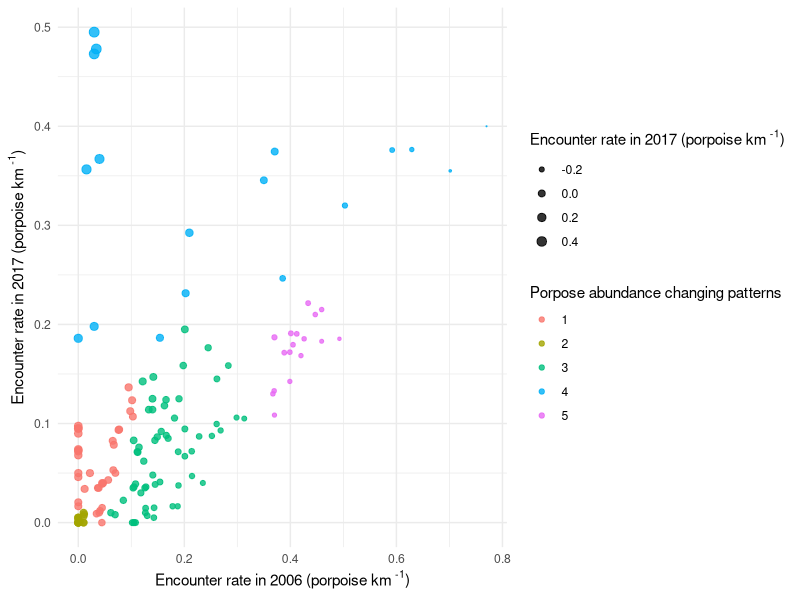
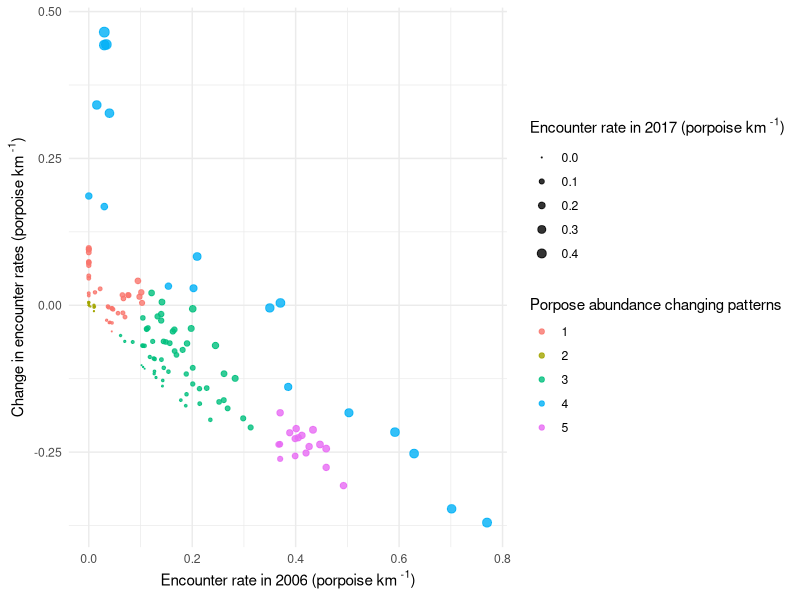
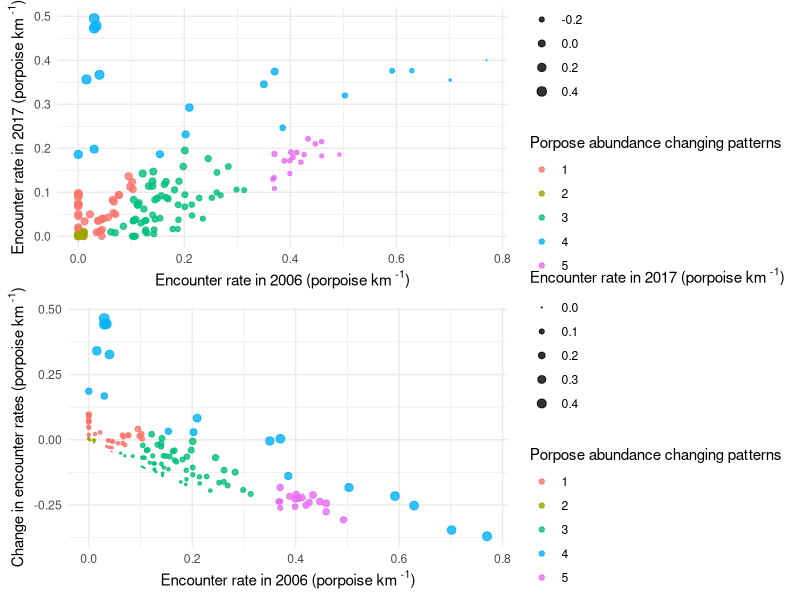

The R script that drew these images, in order:
## ---- chunk 1
library(tidyverse)
library(mclust)
library(nnet)
library(broom)
library(gridExtra)
## ---- chunk 2
seg_wise_abund_df <- read.csv(file="../../data/analysis_outputs/animal_distribution/segment_wise_porpoise_abundance.csv")
head(seg_wise_abund_df, 5)
## ---- chunk 3
group_levels <- seg_wise_abund_df$groups[1:150]
abund_df <- seg_wise_abund_df %>%
    dplyr::select(groups, year, segment_mean, reserve, reserve_without_nj) %>%
    dplyr::mutate(groups = factor(groups, levels=group_levels)) %>%
    dplyr::mutate(group_levels = as.numeric(groups)) %>%
    tidyr::pivot_wider(., names_from = year, values_from = segment_mean) %>%
    dplyr::rename(abund_06 = "2006", abund_17 = "2017") %>%
    dplyr::mutate(abund_change = abund_17 - abund_06) %>%
    dplyr::filter(group_levels <= 145) |> 
    dplyr::select(groups, group_levels, abund_06, abund_17, abund_change, reserve, reserve_without_nj)
head(abund_df, 5)
## ---- chunk 4
seg_wise_floodplain_df <-
    read.csv(file="../../data/analysis_outputs/trend_analysis/floodplain_area_regression_results.csv")

group_lvls <- seg_wise_floodplain_df$groups
floodplain_df <- seg_wise_floodplain_df %>%
    mutate(groups = factor(groups, levels=group_lvls)) %>%
    mutate(group_levels = as.numeric(groups)) %>%
    mutate(flp_area_trend = case_when((p_value < 0.05 & slope < 0) ~ "decreased",
                                TRUE ~ "stable")) %>%
    mutate(flp_area_trend = factor(flp_area_trend, 
                                    levels = c("decreased", "stable"))) |> 
    dplyr::select(groups, group_levels, flp_area_trend)

head(floodplain_df, 5)
## ---- chunk 5
seg_wise_cropland_df <- read.csv(file="../../data/analysis_outputs/trend_analysis/cropland_perc_regression_results.csv")

cropland_df <- seg_wise_cropland_df %>%
    mutate(groups = factor(groups, levels=group_lvls)) %>%
    mutate(group_levels = as.numeric(groups)) %>%
    mutate(crop_perc_trend = case_when((p_value < 0.05 & slope > 0) ~ "increased",
                             TRUE ~ "stable")) %>% 
    mutate(crop_perc_trend = factor(crop_perc_trend, 
                                    levels = c("increased", "stable"))) |> 
    dplyr::select(groups, group_levels, crop_perc_trend)
head(cropland_df, 5)
## ---- chunk 6
seg_wise_urban_df <- read.csv(file="../../data/analysis_outputs/trend_analysis/urban_cluster_results.csv")

urban_df <- seg_wise_urban_df %>%
    mutate(groups = factor(groups, levels=group_lvls)) %>%
    mutate(group_levels = as.numeric(groups)) %>%
    filter(group_levels <= 145) %>%
    droplevels() %>%
    mutate(urban_levels = case_when(
       development_levels=="less-developed" ~ "Less developed",
       development_levels=="fast-developing" ~ "Fast developing",
       TRUE ~ "Developed")) %>%
    mutate(urban_levels = factor(urban_levels, 
       levels = c("Developed", "Fast developing", "Less developed"))) |> 
    dplyr::select(groups, group_levels, urban_levels)
head(urban_df, 5)
## ---- chunk 7
df <- abund_df |> 
    left_join(floodplain_df, by=c("groups", "group_levels")) |> 
    left_join(cropland_df, by=c("groups", "group_levels")) |> 
    left_join(urban_df, by=c("groups", "group_levels"))
df
## ---- chunk 8
data_scaled <- scale(df[, c("abund_06", "abund_17", "abund_change")])
## ---- chunk 9
numComponents <- 1:5
covarianceModels <- c("EII", "EEI", "VII", "VEE", "EVI", "EEE", "EVE", "EVV", "VVV")

# Initialize a data frame to store BIC values for each model
bic_values <- matrix(nrow = length(numComponents), ncol = length(covarianceModels), dimnames = list(numComponents, covarianceModels))

# Loop through each type of covariance model
for(model in covarianceModels) {
    # Fit the GMM for each covariance type across a range of components
    fit <- Mclust(data_scaled, G = numComponents, modelNames = model)
    print(model)
    print(fit$BIC)
}
## ---- chunk 10
gmm_result <- Mclust(data_scaled, G=5, modelNames = "VII")
print(gmm_result$BIC)
summary(gmm_result)
df$gmm_cluster <- as.factor(gmm_result$classification)
## ---- chunk 11
pattern_plot1 <- ggplot(
  df, aes(x = abund_06, y = abund_17, size = abund_change, color = gmm_cluster)
  ) +
  geom_point(alpha = 0.8) +  
  scale_size_continuous(range = c(0.1, 3)) +
  labs(x = expression(paste("Encounter rate in 2006 ", "(", "porpoise km"^" -1", ")")),
       y = expression(paste("Encounter rate in 2017 ", "(", "porpoise km"^" -1", ")")),
       size = expression(paste("Encounter rate in 2017 ", "(", "porpoise km"^" -1", ")")),
       color = "Porpose abundance changing patterns") +
  # ggtitle("Scatter Plot of Porpoise Abundance by Cluster") +
  theme_minimal()
pattern_plot1
## ---- chunk 12
pattern_plot2 <- ggplot(
  df, aes(x = abund_06, y = abund_change, size = abund_17, color = gmm_cluster)
  ) +
  geom_point(alpha = 0.8) +  
  scale_size_continuous(range = c(0.1, 3)) +
  labs(x = expression(paste("Encounter rate in 2006 ", "(", "porpoise km"^" -1", ")")),
       y = expression(paste("Change in encounter rates ", "(", "porpoise km"^" -1", ")")),
       size = expression(paste("Encounter rate in 2017 ", "(", "porpoise km"^" -1", ")")),
       color = "Porpose abundance changing patterns") +
  # ggtitle("Scatter Plot of Porpoise Abundance by Cluster") +
  theme_minimal()
pattern_plot2
## ---- chunk 13
combined_plot <- grid.arrange(pattern_plot1, pattern_plot2, ncol = 1) 
# combined_plot
## ---- chunk 14
ggsave("combined_plots_abundance_clustesrs.png", combined_plot, width = 8, height = 8)
## ---- chunk 15
df$gmm_cluster <- factor(df$gmm_cluster, levels = c("2", "1", "3", "5", "4"))

df$gmm_cluster <- fct_recode(df$gmm_cluster,
                           "no_presence" = "2",
                           "low_subtle_increase" = "1",
                           "low_med_minor_decline" = "3",
                           "med_high_major_decline" = "5", 
                           "increasing_or_high" = "4")
print(levels(df$gmm_cluster))
## ---- chunk 16
df$flp_area_trend <- factor(df$flp_area_trend, levels = c("stable", "decreased"))
df$crop_perc_trend <- factor(df$crop_perc_trend, levels = c("stable", "increased"))
df$urban_levels <- factor(df$urban_levels, 
                          levels = c("Less developed", "Fast developing", "Developed"))
## ---- chunk 17
df_summary_agg_vals <- df |>  
  group_by(gmm_cluster) |> 
  summarise(mean_abund_17 = round(mean(abund_17), 3),
            mean_abund_change = round(mean(abund_change), 3))
df_summary_agg_vals
## ---- chunk 18
df$gmm_cluster <- relevel(df$gmm_cluster, ref = "no_presence")

multinom_model <- multinom(gmm_cluster ~ flp_area_trend + crop_perc_trend + urban_levels + reserve, 
                           data = df)

mult_output <- tidy(multinom_model, conf.int = TRUE, exponentiate = TRUE) |> 
    mutate_if(is.numeric, round, 3) |> 
    dplyr::filter(p.value < 0.1)

mult_output
## ---- chunk 19
df$gmm_cluster <- relevel(df$gmm_cluster, ref = "low_subtle_increase")

multinom_model <- multinom(gmm_cluster ~ flp_area_trend + crop_perc_trend + urban_levels + reserve, 
                           data = df)

mult_output <- tidy(multinom_model, conf.int = TRUE, exponentiate = TRUE) |> 
    mutate_if(is.numeric, round, 3) |> 
    dplyr::filter(p.value < 0.1)

mult_output
## ---- chunk 20
df$gmm_cluster <- relevel(df$gmm_cluster, ref = "low_med_minor_decline")

multinom_model <- multinom(gmm_cluster ~ flp_area_trend + crop_perc_trend + urban_levels + reserve, 
                           data = df)

mult_output <- tidy(multinom_model, conf.int = TRUE, exponentiate = TRUE) |> 
    mutate_if(is.numeric, round, 3) |> 
    dplyr::filter(p.value < 0.1)

mult_output
## ---- chunk 21
df$gmm_cluster <- relevel(df$gmm_cluster, ref = "med_high_major_decline")

multinom_model <- multinom(gmm_cluster ~ flp_area_trend + crop_perc_trend + urban_levels + reserve, 
                           data = df)

mult_output <- tidy(multinom_model, conf.int = TRUE, exponentiate = TRUE) |> 
    mutate_if(is.numeric, round, 3) |> 
    dplyr::filter(p.value < 0.1)

mult_output
## ---- chunk 22
df_summary <- df |> 
    dplyr::select(groups, gmm_cluster, flp_area_trend, crop_perc_trend, urban_levels, reserve) |> 
    group_by(gmm_cluster) |> 
    summarise(
        Total_length = n(),
        Decreased_Flp_Area = paste0(round(mean(flp_area_trend == "decreased") * 100, 2), "%"),
        Increased_Crop = paste0(round(mean(crop_perc_trend == "increased") * 100, 2), "%"),
        Less_Developed_Urban = paste0(round(mean(urban_levels == "Less developed") * 100, 2), "%"),
        Fast_Developing_Urban = paste0(round(mean(urban_levels == "Fast developing") * 100, 2), "%"),
        Developed_Urban = paste0(round(mean(urban_levels == "Developed") * 100, 2), "%"),
        Reserve_Y = paste0(round(mean(reserve == "Y") * 100, 2), "%"),
        Groups_String = toString(groups),
        # Groups_List = list(groups)
      )
## ---- chunk 23
order <- c("no_presence", "low_subtle_increase", "low_med_minor_decline", "med_high_major_decline", "increasing_or_high")
df_summary$gmm_cluster <- factor(df_summary$gmm_cluster, levels = order)
df_summary <- df_summary[order(df_summary$gmm_cluster), ]
df_summary

df_summary_agg_vals$gmm_cluster <- factor(df_summary_agg_vals$gmm_cluster, levels = order)
df_summary_agg_vals <- df_summary_agg_vals[order(df_summary_agg_vals$gmm_cluster), ]
df_summary_agg_vals

df_summary_sim <- df_summary |> 
  left_join(df_summary_agg_vals, by = "gmm_cluster") |> 
  select(!Groups_String)
df_summary_sim
## ---- chunk 24
df_summary_full <- df_summary |> 
  left_join(df_summary_agg_vals, by = "gmm_cluster")
df_summary_full$Groups_String
